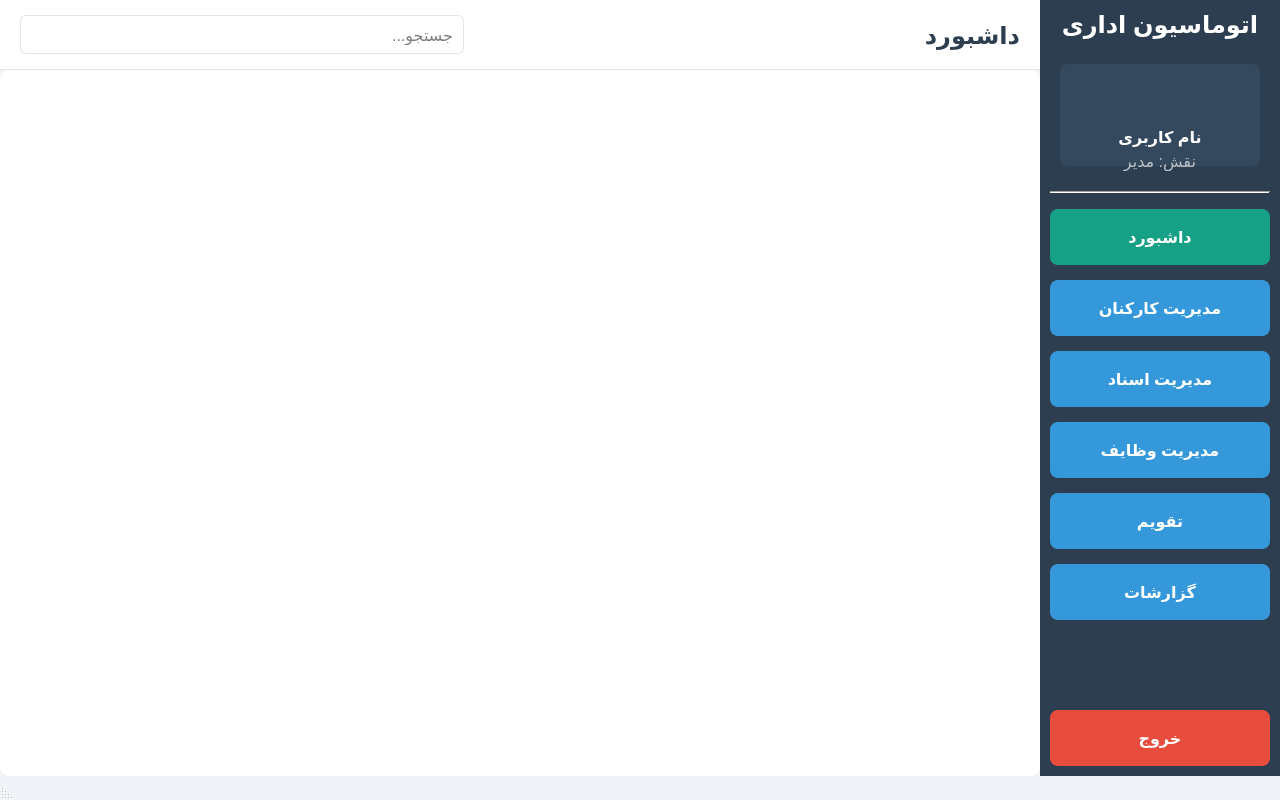
<?xml version="1.0" encoding="UTF-8"?>
<ui version="4.0">
 <class>Dashboard</class>
 <widget class="QMainWindow" name="Dashboard">
  <property name="geometry">
   <rect>
    <x>0</x>
    <y>0</y>
    <width>1280</width>
    <height>800</height>
   </rect>
  </property>
  <property name="windowTitle">
   <string>سیستم اتوماسیون اداری</string>
  </property>
  <property name="layoutDirection">
   <enum>Qt::RightToLeft</enum>
  </property>
  <property name="styleSheet">
   <string notr="true">QMainWindow {
  background-color: #f0f4f8;
}
QWidget {
  font-size: 12pt;
}
QPushButton {
  background-color: #3498db;
  color: white;
  border-radius: 8px;
  padding: 8px 16px;
  font-weight: bold;
  min-height: 40px;
}
QPushButton:hover {
  background-color: #2980b9;
}
QPushButton:checked {
  background-color: #16a085;
}
QStackedWidget {
  background-color: white;
  border-radius: 10px;
}
#sidebarWidget {
  background-color: #2c3e50;
  border-radius: 0px;
  padding: 10px;
}
#headerWidget {
  background-color: white;
  border-bottom: 1px solid #e1e4e8;
}
#userInfoWidget {
  background-color: #34495e;
  border-radius: 8px;
  padding: 10px;
  margin: 10px;
}
QLabel#usernameLabel {
  color: white;
  font-weight: bold;
}
QLabel#roleLabel {
  color: #bdc3c7;
}
QLabel#logoLabel {
  color: white;
  font-size: 18pt;
  font-weight: bold;
}
QPushButton#navButton {
  background-color: transparent;
  color: #ecf0f1;
  text-align: right;
  border-radius: 8px;
  padding: 12px;
  font-weight: normal;
}
QPushButton#navButton:hover {
  background-color: #34495e;
}
QPushButton#navButton:checked {
  background-color: #3498db;
  font-weight: bold;
}
QLineEdit {
  padding: 8px;
  border: 1px solid #e1e4e8;
  border-radius: 6px;
  background-color: white;
}</string>
  </property>
  <widget class="QWidget" name="centralwidget">
   <layout class="QHBoxLayout" name="horizontalLayout" stretch="0,1">
    <property name="spacing">
     <number>0</number>
    </property>
    <property name="leftMargin">
     <number>0</number>
    </property>
    <property name="topMargin">
     <number>0</number>
    </property>
    <property name="rightMargin">
     <number>0</number>
    </property>
    <property name="bottomMargin">
     <number>0</number>
    </property>
    <item>
     <widget class="QWidget" name="sidebarWidget" native="true">
      <property name="minimumSize">
       <size>
        <width>240</width>
        <height>0</height>
       </size>
      </property>
      <property name="maximumSize">
       <size>
        <width>240</width>
        <height>16777215</height>
       </size>
      </property>
      <layout class="QVBoxLayout" name="verticalLayout">
       <property name="spacing">
        <number>15</number>
       </property>
       <property name="leftMargin">
        <number>10</number>
       </property>
       <property name="topMargin">
        <number>10</number>
       </property>
       <property name="rightMargin">
        <number>10</number>
       </property>
       <property name="bottomMargin">
        <number>10</number>
       </property>
       <item>
        <widget class="QLabel" name="logoLabel">
         <property name="text">
          <string>اتوماسیون اداری</string>
         </property>
         <property name="alignment">
          <set>Qt::AlignCenter</set>
         </property>
        </widget>
       </item>
       <item>
        <widget class="QWidget" name="userInfoWidget" native="true">
         <layout class="QVBoxLayout" name="verticalLayout_3">
          <property name="spacing">
           <number>5</number>
          </property>
          <property name="leftMargin">
           <number>5</number>
          </property>
          <property name="topMargin">
           <number>5</number>
          </property>
          <property name="rightMargin">
           <number>5</number>
          </property>
          <property name="bottomMargin">
           <number>5</number>
          </property>
          <item>
           <widget class="QLabel" name="userAvatar">
            <property name="minimumSize">
             <size>
              <width>64</width>
              <height>64</height>
             </size>
            </property>
            <property name="maximumSize">
             <size>
              <width>64</width>
              <height>64</height>
             </size>
            </property>
            <property name="text">
             <string/>
            </property>
            <property name="pixmap">
             <pixmap resource="resources.qrc">:/icons/modern/user.png</pixmap>
            </property>
            <property name="scaledContents">
             <bool>true</bool>
            </property>
            <property name="alignment">
             <set>Qt::AlignCenter</set>
            </property>
           </widget>
          </item>
          <item>
           <widget class="QLabel" name="usernameLabel">
            <property name="text">
             <string>نام کاربری</string>
            </property>
            <property name="alignment">
             <set>Qt::AlignCenter</set>
            </property>
           </widget>
          </item>
          <item>
           <widget class="QLabel" name="roleLabel">
            <property name="text">
             <string>نقش: مدیر</string>
            </property>
            <property name="alignment">
             <set>Qt::AlignCenter</set>
            </property>
           </widget>
          </item>
         </layout>
        </widget>
       </item>
       <item>
        <widget class="Line" name="line">
         <property name="orientation">
          <enum>Qt::Horizontal</enum>
         </property>
        </widget>
       </item>
       <item>
        <widget class="QPushButton" name="dashboardButton">
         <property name="text">
          <string>داشبورد</string>
         </property>
         <property name="icon">
          <iconset resource="resources.qrc">
           <normaloff>:/icons/modern/dashboard.png</normaloff>:/icons/modern/dashboard.png</iconset>
         </property>
         <property name="iconSize">
          <size>
           <width>24</width>
           <height>24</height>
          </size>
         </property>
         <property name="checkable">
          <bool>true</bool>
         </property>
         <property name="checked">
          <bool>true</bool>
         </property>
         <property name="objectName">
          <string>navButton</string>
         </property>
        </widget>
       </item>
       <item>
        <widget class="QPushButton" name="employeeButton">
         <property name="text">
          <string>مدیریت کارکنان</string>
         </property>
         <property name="icon">
          <iconset resource="resources.qrc">
           <normaloff>:/icons/modern/employee.png</normaloff>:/icons/modern/employee.png</iconset>
         </property>
         <property name="iconSize">
          <size>
           <width>24</width>
           <height>24</height>
          </size>
         </property>
         <property name="checkable">
          <bool>true</bool>
         </property>
         <property name="objectName">
          <string>navButton</string>
         </property>
        </widget>
       </item>
       <item>
        <widget class="QPushButton" name="documentButton">
         <property name="text">
          <string>مدیریت اسناد</string>
         </property>
         <property name="icon">
          <iconset resource="resources.qrc">
           <normaloff>:/icons/modern/document.png</normaloff>:/icons/modern/document.png</iconset>
         </property>
         <property name="iconSize">
          <size>
           <width>24</width>
           <height>24</height>
          </size>
         </property>
         <property name="checkable">
          <bool>true</bool>
         </property>
         <property name="objectName">
          <string>navButton</string>
         </property>
        </widget>
       </item>
       <item>
        <widget class="QPushButton" name="taskButton">
         <property name="text">
          <string>مدیریت وظایف</string>
         </property>
         <property name="icon">
          <iconset resource="resources.qrc">
           <normaloff>:/icons/modern/task.png</normaloff>:/icons/modern/task.png</iconset>
         </property>
         <property name="iconSize">
          <size>
           <width>24</width>
           <height>24</height>
          </size>
         </property>
         <property name="checkable">
          <bool>true</bool>
         </property>
         <property name="objectName">
          <string>navButton</string>
         </property>
        </widget>
       </item>
       <item>
        <widget class="QPushButton" name="calendarButton">
         <property name="text">
          <string>تقویم</string>
         </property>
         <property name="icon">
          <iconset resource="resources.qrc">
           <normaloff>:/icons/modern/calendar.png</normaloff>:/icons/modern/calendar.png</iconset>
         </property>
         <property name="iconSize">
          <size>
           <width>24</width>
           <height>24</height>
          </size>
         </property>
         <property name="checkable">
          <bool>true</bool>
         </property>
         <property name="objectName">
          <string>navButton</string>
         </property>
        </widget>
       </item>
       <item>
        <widget class="QPushButton" name="reportsButton">
         <property name="text">
          <string>گزارشات</string>
         </property>
         <property name="icon">
          <iconset resource="resources.qrc">
           <normaloff>:/icons/modern/report.png</normaloff>:/icons/modern/report.png</iconset>
         </property>
         <property name="iconSize">
          <size>
           <width>24</width>
           <height>24</height>
          </size>
         </property>
         <property name="checkable">
          <bool>true</bool>
         </property>
         <property name="objectName">
          <string>navButton</string>
         </property>
        </widget>
       </item>
       <item>
        <spacer name="verticalSpacer">
         <property name="orientation">
          <enum>Qt::Vertical</enum>
         </property>
         <property name="sizeHint" stdset="0">
          <size>
           <width>20</width>
           <height>40</height>
          </size>
         </property>
        </spacer>
       </item>
       <item>
        <widget class="QPushButton" name="logoutButton">
         <property name="text">
          <string>خروج</string>
         </property>
         <property name="styleSheet">
          <string notr="true">background-color: #e74c3c;</string>
         </property>
        </widget>
       </item>
      </layout>
     </widget>
    </item>
    <item>
     <layout class="QVBoxLayout" name="contentLayout">
      <property name="spacing">
       <number>0</number>
      </property>
      <item>
       <widget class="QWidget" name="headerWidget" native="true">
        <property name="minimumSize">
         <size>
          <width>0</width>
          <height>70</height>
         </size>
        </property>
        <property name="maximumSize">
         <size>
          <width>16777215</width>
          <height>70</height>
         </size>
        </property>
        <layout class="QHBoxLayout" name="horizontalLayout_2">
         <property name="spacing">
          <number>15</number>
         </property>
         <property name="leftMargin">
          <number>20</number>
         </property>
         <property name="topMargin">
          <number>10</number>
         </property>
         <property name="rightMargin">
          <number>20</number>
         </property>
         <property name="bottomMargin">
          <number>10</number>
         </property>
         <item>
          <widget class="QLabel" name="pageTitle">
           <property name="styleSheet">
            <string notr="true">font-size: 18pt; font-weight: bold; color: #2c3e50;</string>
           </property>
           <property name="text">
            <string>داشبورد</string>
           </property>
          </widget>
         </item>
         <item>
          <spacer name="horizontalSpacer">
           <property name="orientation">
            <enum>Qt::Horizontal</enum>
           </property>
           <property name="sizeHint" stdset="0">
            <size>
             <width>40</width>
             <height>20</height>
            </size>
           </property>
          </spacer>
         </item>
         <item>
          <widget class="QLineEdit" name="searchEdit">
           <property name="minimumSize">
            <size>
             <width>250</width>
             <height>0</height>
            </size>
           </property>
           <property name="placeholderText">
            <string>جستجو...</string>
           </property>
          </widget>
         </item>
        </layout>
       </widget>
      </item>
      <item>
       <widget class="QStackedWidget" name="stackedWidget">
        <property name="currentIndex">
         <number>0</number>
        </property>
        <widget class="QWidget" name="dashboardPage">
         <layout class="QVBoxLayout" name="verticalLayout_2">
          <property name="spacing">
           <number>20</number>
          </property>
          <property name="leftMargin">
           <number>20</number>
          </property>
          <property name="topMargin">
           <number>20</number>
          </property>
          <property name="rightMargin">
           <number>20</number>
          </property>
          <property name="bottomMargin">
           <number>20</number>
          </property>
          <item>
           <layout class="QHBoxLayout" name="cardLayout">
            <property name="spacing">
             <number>20</number>
            </property>
           </layout>
          </item>
          <item>
           <layout class="QHBoxLayout" name="chartLayout">
            <property name="spacing">
             <number>20</number>
            </property>
           </layout>
          </item>
         </layout>
        </widget>
       </widget>
      </item>
     </layout>
    </item>
   </layout>
  </widget>
  <widget class="QMenuBar" name="menubar">
   <property name="geometry">
    <rect>
     <x>0</x>
     <y>0</y>
     <width>1200</width>
     <height>21</height>
    </rect>
   </property>
  </widget>
  <widget class="QStatusBar" name="statusbar"/>
 </widget>
 <resources>
  <include location="resources.qrc"/>
 </resources>
 <connections/>
</ui> 
